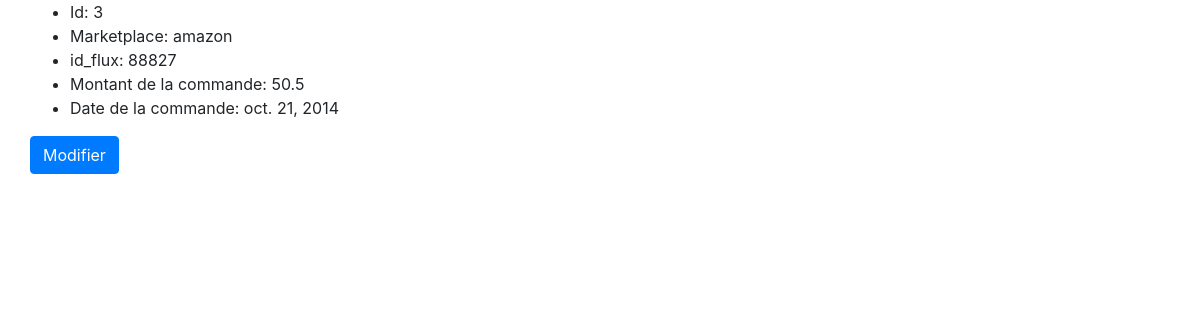
The app's page /orders/3/ with its own data.
### orders/models.py (models this page shows)
class Order(models.Model):
    marketplace = models.CharField(max_length=100)
    id_flux = models.IntegerField()
    order_purchase_date = models.DateField(null=True)
    order_amount = models.FloatField(null=True)

### orders/views.py (the view)
# urls.py: path('<slug:slug>/', OrderDetail.as_view(), name='order-detail'),
class OrderDetail(DetailView):
    model = Order
    slug_field = 'id'

### orders/templates/orders/order_detail.html
{% extends 'orders/base.html' %}
{% block content %}
<div>
    <ul>
        <li>Id: {{ object.id }}</li>
        <li>Marketplace: {{ object.marketplace }}</li>
        <li>id_flux: {{ object.id_flux }}</li>
        <li>Montant de la commande: {{ object.order_amount }}</li>
        <li>Date de la commande: {{ object.order_purchase_date }}</li>
    </ul>
    <a href="{% url 'order-update' object.id %}" class="btn btn-primary">Modifier</a>
</div>
{% endblock %}

### records on screen
Order: id "3", marketplace "amazon", id_flux "88827", order_amount "50.5", order_purchase_date "oct. 21, 2014"
